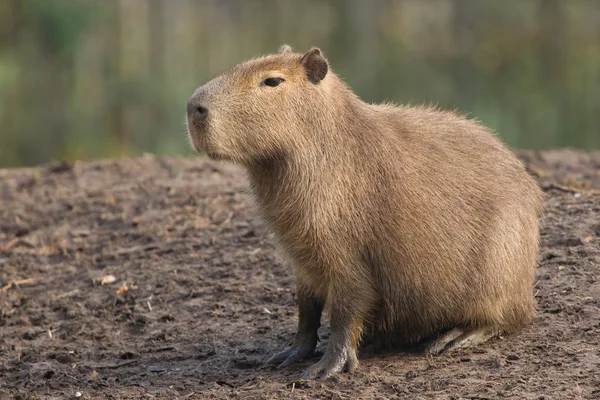
#> input picture img.png, 600 x 400 px; its folder holds only this picture in this run
$ python -i main.py   (imports and definitions only)
#> lines starting #> are read from the running program, lines starting #| are printed output that depends on the picture
#> further down, picture is the input picture: PIL image 600x400 RGB; mean R, G, B 121.6, 106.9, 88.7
from PyQt5.QtWidgets import *
import os
from PIL.ImageFilter import *
from PyQt5.QtGui import QPixmap, QImage
from PIL import Image

def pil2pixmap(im):
    if im.mode == "RGB":
        r, g, b = im.split()
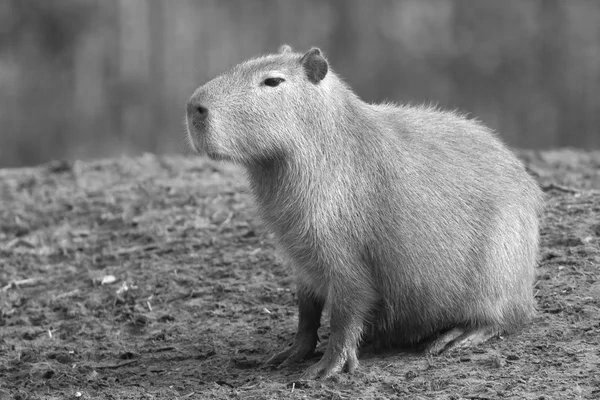
#> r: PIL image 600x400 L; min 6, max 255, mean 121.6
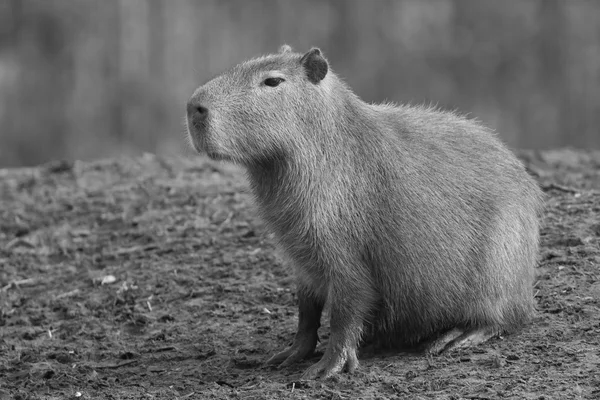
#> g: PIL image 600x400 L; min 2, max 253, mean 106.9
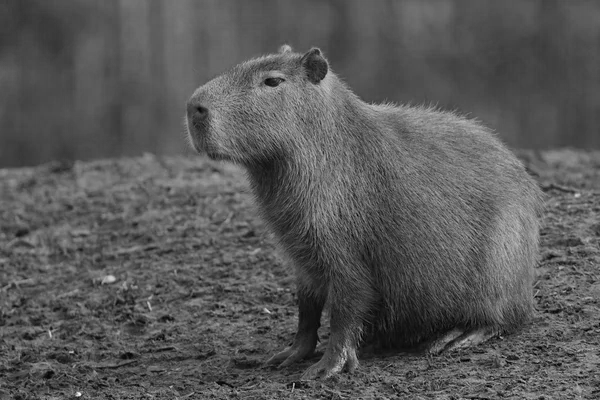
#> b: PIL image 600x400 L; min 0, max 248, mean 88.7
        im = Image.merge("RGB", (b, g, r))
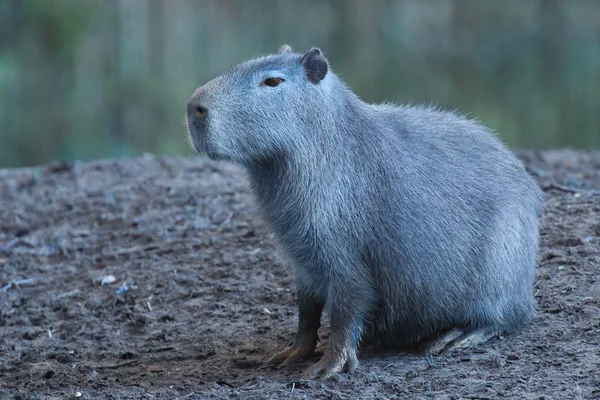
#> im: PIL image 600x400 RGB; mean R, G, B 88.7, 106.9, 121.6
    elif  im.mode == "RGBA":
        r, g, b, a = im.split()
        im = Image.merge("RGBA", (b, g, r, a))
    elif im.mode == "L":
        im = im.convert("RGBA")
    im2 = im.convert("RGBA")
    data = im2.tobytes("raw", "RGBA")
#> (the run stopped early here; a loop or call above may not have finished)
